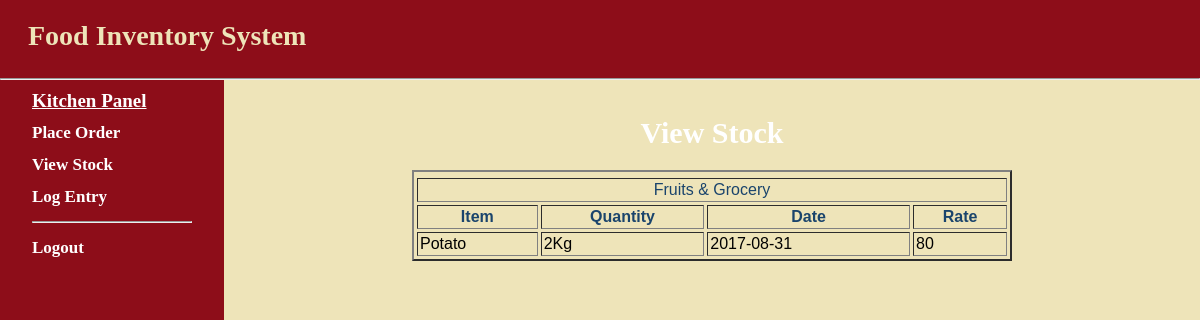
Screenshot of /groc_view_kit.php with the database file from the repository.
### tables this page shows
CREATE TABLE IF NOT EXISTS `list` (
  `SN` int(11) NOT NULL AUTO_INCREMENT,
  `Item` varchar(50) NOT NULL,
  `Quantity` float NOT NULL,
  `Unit` varchar(50) NOT NULL,
  `Category` varchar(50) NOT NULL,
  `Date` date NOT NULL,
  `Rate` float NOT NULL,
  PRIMARY KEY (`SN`)
);

### public/groc_view_kit.php (the view, shortened to what this page needs)
<?php
include ("index.php");
$groc="select * From list where Category='Fruit & Grocery'";
$grec=mysqli_query($dbconnect,$groc);
?>
<html>
<head>
</head>
<body>
 <div id="navigation">
 <h1 style="text-align: left; font-family: Lucida Calligraphy; font-size:19px ;"><b><u><a href="kitchen.php">Kitchen Panel</a></u></b></h1>
<p style="font-size: 17px; font-family:Minion Pro Med;"><a href="order.php"><b>Place Order</b></a></p>
<p style="font-size: 17px; font-family:Minion Pro Med;"><a href="view_stock.php"><b>View Stock</b></a></p>
<p style="font-size: 17px; font-family:Minion Pro Med;"><a href="log.php"><b>Log Entry</b></a></p>
<hr />
<p style="font-size: 17px; font-family:Minion Pro Med;"><a href="home.php"><b>Logout</b></a></p>
	</div>
<br/>
<p style="text-align:center; font-size:30px; font-family: Calibri ; color:white "><b>View Stock</b></p>
<table width="600px" border="2" cellpadding="2" cellspacing="3" align="center">
<tr style="font-family: Cambria">
<tr style="color:#1A446C"><td colspan="4"><center>Fruits & Grocery</center></td></tr>
<th style="color:#1A446C"><b>Item</b></th>
<th style="color:#1A446C"><b>Quantity</th>
<th style="color:#1A446C"><b>Date</th>
<th style="color:#1A446C"><b>Rate</th>
</tr>
<?php
while($list=mysqli_fetch_assoc($grec)){
	echo "<tr>";
		echo "<td>".$list['Item']."</td>";
            	echo "<td>".$list['Quantity'].$list['Unit']."</td>";
                echo "<td>".$list['Date']."</td>";
                echo "<td>".$list['Rate']."</td>";
echo "</tr>";
}
?>
</table>
<div>
<br/>
</div>
</body>
</html>

### public/stylesheets/basic1.css (style rules this page uses)
html { height:100%; width:100% }
body { width:100%; height:100%; margin:0; padding:0; border:0; font-family:Verdana,Arial,Helvetica,sans-serif,harrington; font-size:13px; line-height:15px; background: #EEE4B9; background-image: }
a { color:#8D0D19 }
#navigation { float:left; width:160px; height:100%; margin:0; padding:0 2em; color:white; background:#8D0D19; font-size: 16px; text-align: left; }
#navigation a { color:white; text-decoration: none; }

### rows the page displays
list: Item "Potato", Quantity "2", Unit "Kg", Date "2017-08-31", Rate "80"
